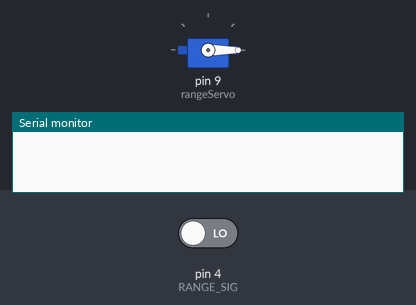
Bench run of a sketch on a simulated Arduino Uno, built with avr-gcc and run on an emulated ATmega328P. On the bench: servo, the last lines printed to the serial monitor. The test bench sets the inputs (shaded band); at power-on: pin 4 (RANGE_SIG) LOW.

Above: at 0.05 s.
At 1.75 s:
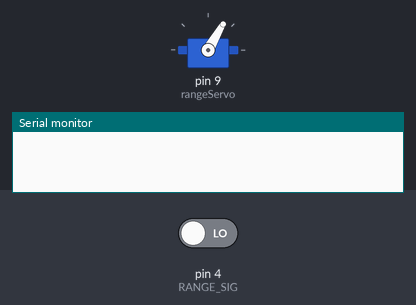
At 3.5 s:
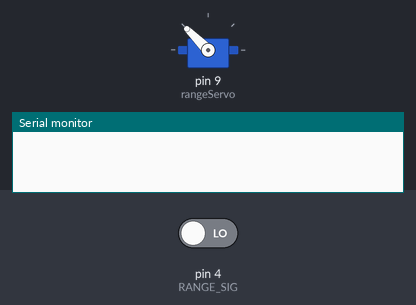
At 7.0 s:
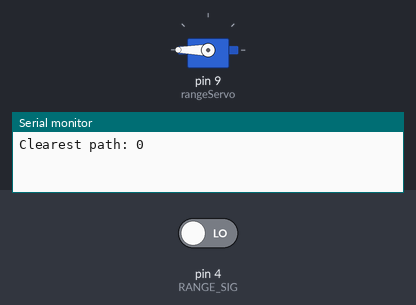
Timing chart, 0 to 9.1 s (numbered marks = the images above):
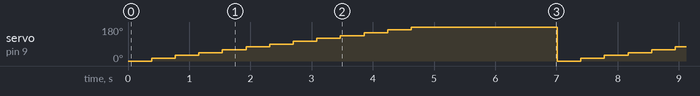

The sketch:

range_servo_sweep.ino
```cpp
/*
Title: Sweeping Servo Rangefinder
Hardware: -Ultrasonic range finder
          -Servo motor attached to ultrasonic range finder for sweeping

Description: This code controls an ultrasonic range finder attached to a servo motor.
             The user specifies how many readings to take over the span of 180 deg,
             as well as how many measurements should be averaged at each angle. The
             "safest" heading is then printed to serial, where "safest" is the angle
             at which the average distance from the rangefinder is maximal.

Author: Austin Hubbell

UPDATE LOG
-June 29, 2014: File creation, basic tests with Arduino Uno (appears to be working)

*/

#include <Servo.h>

//Ultrasonic rangefinder
const int RANGE_SIG = 4;
const int RANGE_TRIG = 5;
const int NUM_AVG = 5; //determines how many readings are taken at each angle of servo
const int NUM_READINGS = 13; //
const int NUM_ANGLES = NUM_READINGS - 1;  //one reading at zero, one reading at 180
                                          //NUM_ANGLES must divide 180 evenly
float distance[NUM_READINGS];

//Create servo object for the rangefinder
Servo rangeServo;
int rangeServoPos = 0;

//Robot control variables
int heading = 0;
//----------------------------------------------------------------------------------------------------
//Function for sweeping the rangefinder, returns the angular position of the clearest path
int scanPath()
{
  long duration = 0;
  float temp[NUM_AVG]; //array to store all readings from a given angle for averaging

  //loop through the different angles
  for(int i = 0; i < NUM_READINGS; i++)
  {
    float tempAvg = 0;
    rangeServo.write(i*(180/NUM_ANGLES));
    delay(50);

    //take multiple readings from rangefinder, store them in "temp" array
    for(int j = 0; j < NUM_AVG; j++)
    {
      //Send trigger signal to rangefinder
      digitalWrite(RANGE_TRIG, LOW);//write low first to ensure clean high pulse
      delay(2);
      digitalWrite(RANGE_TRIG, HIGH);//write high to trigger the rangefinder sonic pulse
      delay(5);  //TODO: check spatial resolution of rangefinder with this pulse length
      digitalWrite(RANGE_TRIG, LOW);//write low to end the rangefinder sonic pulse

      duration = pulseIn(RANGE_SIG, HIGH, 30000); //30,000 microseconds, limit range to ~500cm
      temp[j] = (duration / 29.1545) / 2.0; //divide by two due to pulse-echo (assumed v=343 m/s)
      delay(30);
    }

    //average the readings from temp for a given angle, store them in distance
    for(int i = 0; i < NUM_AVG; i++)
    {
      tempAvg += temp[i];
    }

    distance[i] = tempAvg/(NUM_AVG*1.0);
  }


  //Find the angle with the largest rangefinder reading
  float highVal = distance[0];
  float highIndex = 0;

  for(int i = 0; i < NUM_READINGS; i++)
  {
    if(distance[i] > highVal)
    {
      highVal = distance[i];
      highIndex = i;
    }
  }

  //return the angle at which the largest rangefinder reading was found
  return (highIndex*(180/NUM_ANGLES));
}
//----------------------------------------------------------------------------------------------------

void setup()
{
 rangeServo.attach(9);

 pinMode(RANGE_SIG, INPUT);
 pinMode(RANGE_TRIG, OUTPUT);

 Serial.begin(9600);
}

void loop()
{
  heading = scanPath();
  Serial.print("Clearest path: ");
  Serial.println(heading);
  delay(2000);

}
```

Measured:
- by itself, servo on pin 9 (rangeServo): repeats every 7.0 s: 30° 0.39 s, 45° 0.39 s, 60° 0.39 s, 75° 0.39 s, 90° 0.39 s, 105° 0.39 s, 120° 0.39 s, 135° 0.39 s, 150° 0.39 s, 165° 0.39 s, 180° 2.4 s, 0° 0.39 s, 15° 0.39 s
